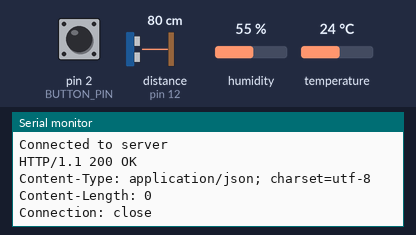
A sketch run on a simulated Arduino Uno, built with avr-gcc and run on an emulated ATmega328P. Parts: the last lines printed to the serial monitor. Wiring (inferred from the names in the program): ultrasonic range finder: trigger pin 13; echo pin 12. The test bench sets the inputs (shaded band); at power-on: pin 2 (BUTTON_PIN) HIGH, distance to the obstacle (sensor on pin 12) 80 cm, humidity 55 %, temperature 24 °C. The echo pulse lasts 58.3 µs per cm; WiFi joins after 1.5 s; servers stay silent unless stated; uploads are accepted with an empty reply.

Above: at 3.0 s.
3.1 s: pin 2 (BUTTON_PIN) pulled LOW for 3 s
At 3.5 s:
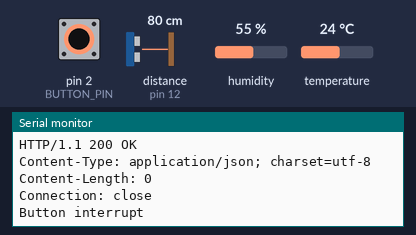
10.8 s: distance to the obstacle (sensor on pin 12) set to 2 cm
At 12.36 s:
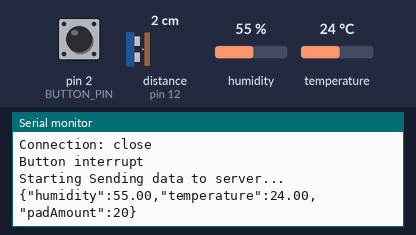
18.5 s: humidity set to 22 %
At 22.69 s:
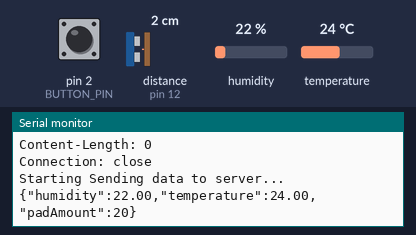
26.2 s: temperature set to 12 °C
At 33.02 s:
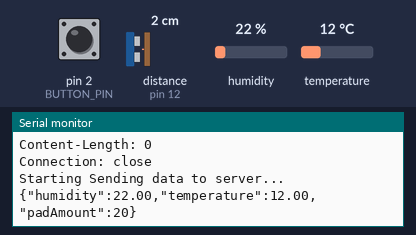
33.9 s: distance to the obstacle (sensor on pin 12) set to 4 cm
At 34.5 s:
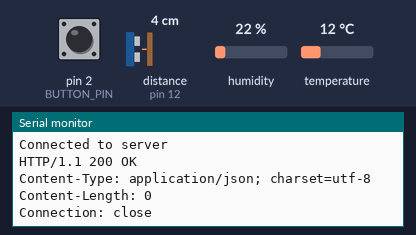
41.6 s: humidity set to 40 %
At 43.36 s:
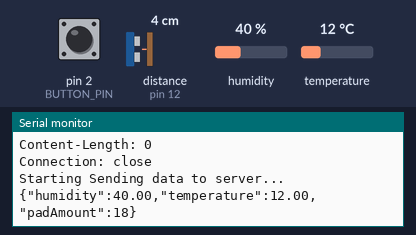
Timing chart, 0 to 44.9 s (numbered marks = the images above; inputs shaded):
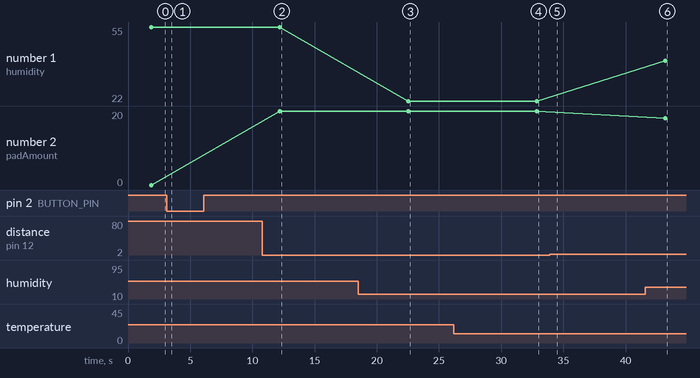

Measured:
- after the input at 3.1 s, the serial monitor: prints a new line at once (image 1)
- after the input at 10.8 s, the serial monitor: prints a new line after 1.4 s (image 2)
- after the input at 18.5 s, the serial monitor: prints a new line after 4.0 s (image 3)
- after the input at 26.2 s, the serial monitor: prints a new line after 6.7 s (image 4)
- after the input at 41.6 s, the serial monitor: prints a new line after 1.6 s (image 6)
- plotted number 1: 55 → 22 after the input at 18.5 s, 22 → 40 after the input at 41.6 s
- plotted number 2: 0 → 20 after the input at 10.8 s

The sketch:

wing-test.ino
```cpp
#include <stdio.h>
#include <DHT.h>
#include <WiFiEsp.h>
#include <LowPower.h>

typedef struct {
  float hum;
  float temp;
} ht;

// 온습도 센서 pin
const int DHT11_PIN = A1;

// 적외선 센서 pin
const int ULTRA_TRIGGER_PIN = 13;
const int ULTRA_ECHO_PIN = 12;

// 버튼 pin
const int BUTTON_PIN = 2;

// wifi 모듈 pin
const int ESP_TX = 4;
const int ESP_RX = 3;

#ifndef HAVE_HWSERIAL 1
#endif
#include <SoftwareSerial.h>
SoftwareSerial wifiSerial(ESP_TX, ESP_RX);

char ssid[] = "SSID";    // ssid 입력
char pass[] = "PASSWORD"; // 비밀번호 입력
int status = WL_IDLE_STATUS;

const char SERVER[] = "api.wing-test.kro.kr"; // 서버 도메인
const int PORT = 8080; // 서버 접속 포트
WiFiEspClient client;

String X_AUTH_TOKEN = ""; // 생리대함 인증 토큰
int PADBOX_ID = 2; // 생리대함 id
int PAD_WIDTH = 50; // 생리대 너비

ht get_hum_and_temp() { // 온습도 체크
  DHT dht = DHT(DHT11_PIN, DHT11, 1);
  ht rtn;
  rtn.hum = dht.readHumidity(false);            //(force mode)
  rtn.temp = dht.readTemperature(false, false); //(섭씨, force mode)
  return rtn;
}

long get_distance_mm() { //거리 체크
  long duration = 0;
  digitalWrite(ULTRA_TRIGGER_PIN, LOW);
  delayMicroseconds(2);
  digitalWrite(ULTRA_TRIGGER_PIN, HIGH); //측정 시작
  delayMicroseconds(10);
  digitalWrite(ULTRA_TRIGGER_PIN, LOW);  //측정 끝

  duration = pulseIn(ULTRA_ECHO_PIN, HIGH); //측정된 거리 받아오기

  long distance_mm;
  distance_mm = ((duration / PAD_WIDTH) / 2);

  // 개수를 return 하도록 수정 (희은)
  int num = (20 - distance_mm);
  if(num < 0) num = 0;
  if(num > 20) num = 20;
  return num;
}

void tell_to_esp() {
  if(wifiSerial.available()) {
    Serial.write(wifiSerial.read());
  }
  if(Serial.available()) {
    wifiSerial.write(Serial.read());
  }
}

void printWifiStatus(){
  // 연결된 WiFi의 ssid 출력
  Serial.print("SSID: ");
  Serial.println(WiFi.SSID());

  // ip 주소 출력
  IPAddress ip = WiFi.localIP();
  Serial.print("IP Address: ");
  Serial.println(ip);

  // 신호 세기 출력
  long rssi = WiFi.RSSI();
  Serial.print("Signal strength (RSSI):");
  Serial.print(rssi);
  Serial.println(" dBm");
}

void connect_wifi() { // WiFi network 연결
  while(status != WL_CONNECTED) {
    Serial.print("Attempting to connect to WPA SSID: ");
    Serial.println(ssid);
    //WPA/WPA2 네트워크 연결
    status = WiFi.begin(ssid, pass);
  }
}

void login(const char* server, const char* port) { // login 후 토큰 저장
  Serial.println("Starting login...");
  String loginData="{\"email\":\"samsam-uos@gmail.com\",\"password\":\"33wing\"}";

  if(client.connect(server, port)){
    Serial.println("Connected to server");
    client.print("POST /api/v1/admin/login");
    client.println(" HTTP/1.1");

    client.print("Host: ");
    client.println(server);
    client.println("Accept: */*");
    client.println("Connection: close"); // 반드시 이곳에 위치
    client.println("Content-Type: application/json");

    client.print("Content-Length: ");
    client.println(loginData.length());
    client.println(); // 반드시 헤더와 바디 분리
    client.println(loginData);
  }

  // Skip HTTP headers
  char endOfHeaders[] = "\r\n\r\n";
  if (!client.find(endOfHeaders)) {
    Serial.println(F("Invalid response"));
    client.flush();
    client.stop();
    return;
  }

  String token = "";
  while (client.available()) {
     token = client.readString();
  }
  X_AUTH_TOKEN = token;
}

void sendData(const char* server, const char* port) { // 온습도, 수량 데이터 서버로 전송
  // HTTP patch request
  Serial.println("Starting Sending data to server...");
  ht htData = get_hum_and_temp();
  long padData = get_distance_mm();

  String requestData = "{\"humidity\":"+String(htData.hum)+",\"temperature\":"+String(htData.temp)+",\"padAmount\":"+String(padData)+"}";
  Serial.println(requestData);

  if(client.connect(server, port)){
    Serial.println("Connected to server");
    client.print("PATCH /api/v1/padbox/updateState/"+String(PADBOX_ID));
    client.println(" HTTP/1.1");

    client.print("Host: ");
    client.println(server);
    client.println("Accept: */*");
    client.println("Connection: keep-alive"); // 반드시 keep-alive
    client.print("X-AUTH-TOKEN: ");
    client.println(X_AUTH_TOKEN);
    client.println("Content-Type: application/json");

    client.print("Content-Length: ");
    client.println(requestData.length());
    client.println(); // 반드시 헤더와 바디 분리
    client.println(requestData);
  }

}

void setup() {
  pinMode(ULTRA_TRIGGER_PIN, OUTPUT);
  pinMode(ULTRA_ECHO_PIN, INPUT);
  pinMode(DHT11_PIN, INPUT);
  pinMode(BUTTON_PIN, INPUT_PULLUP);

  Serial.begin(9600);
  wifiSerial.begin(9600);
  WiFi.init(&wifiSerial);

  //WiFi shield 작동 확인
  if(WiFi.status() == WL_NO_SHIELD) {
    Serial.println("WiFi shield not present");
    while(true);  //all stop
  }

  connect_wifi();

  //연결 확인
  Serial.print("You're connected to the network");
  printWifiStatus();
  Serial.println();

  // login
  login(SERVER, PORT);
  Serial.println(X_AUTH_TOKEN); // 토큰 출력
}

void wakeUp(){ // 버튼 interupt 시 trigger되는 함수 (딱히 하는 기능 없음)
  Serial.println("Button interrupt");
}

void apiRequest(){ // api 호출 관련 함수
  // HTTP Request
  sendData(SERVER, PORT);

  // Response 출력
  while (client.available()) {
    char c = client.read();
    Serial.write(c);
  }

  client.flush(); // flush 해주어야 소켓 리소스가 반환됨
  client.stop();
}

void loop() {
  apiRequest(); // api 요청 위치 바꾸면 에러 (왜인지는 모르겠음..)
  attachInterrupt(digitalPinToInterrupt(BUTTON_PIN), wakeUp, FALLING); // Falling일 때 wakeUp이 trigger 됨 => 버튼이 눌리면 타이머 초기화
  for (int i = 0; i < 5; i++) { // 1시간에 한 번 호출
    LowPower.powerDown(SLEEP_2S, ADC_OFF, BOD_ON); // 8초 * 450 = 3600초
    // ADC_OFF, BOD_ON이어야 API 호출 성공함
  }
}
```
